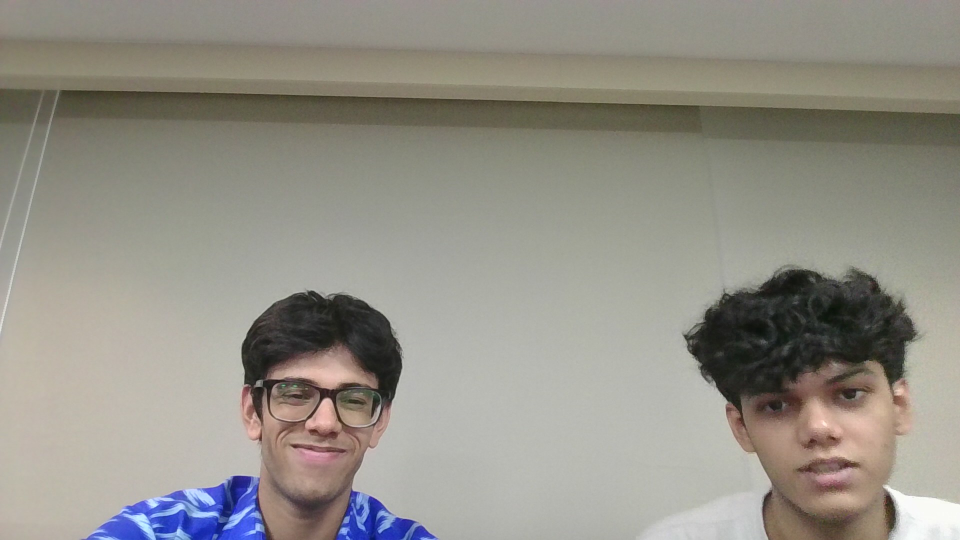
#> input picture image.jpg, 1920 x 1080 px (shown at 1/2 size)
$ python logic.py
#> lines starting #> are read from the running program, lines starting #| are printed output that depends on the picture
import cv2
import matplotlib.pyplot as plt
from matplotlib.widgets import RectangleSelector


def pixelate(img, roi, size=15):
    x1, y1, x2, y2 = roi
    region = img[y1:y2, x1:x2]
    h, w = region.shape[:2]

    if h == 0 or w == 0:
        return img

    temp = cv2.resize(region, (max(1, w // size), max(1, h // size)))
    pixel = cv2.resize(temp, (w, h), interpolation=cv2.INTER_NEAREST)

    out = img.copy()
    out[y1:y2, x1:x2] = pixel
    return out


def select_region(ax, roi):

    def onselect(e1, e2):
        roi["x1"], roi["y1"] = int(e1.xdata), int(e1.ydata)
        roi["x2"], roi["y2"] = int(e2.xdata), int(e2.ydata)

    selector = RectangleSelector(ax, onselect, useblit=True, button=[1], interactive=True)
    return selector


def key_handler(event, img, roi):

    if event.key != "enter" or not roi:
        return

    x1, y1 = roi["x1"], roi["y1"]
    x2, y2 = roi["x2"], roi["y2"]

    x1, x2 = sorted([x1, x2])
    y1, y2 = sorted([y1, y2])

    result = pixelate(img, (x1, y1, x2, y2), 20)

    plt.figure(figsize=(8,6))
    plt.imshow(cv2.cvtColor(result, cv2.COLOR_BGR2RGB))
    plt.axis("off")
    plt.show()

    cv2.imwrite("pixelized_output.jpg", result)
    print("Saved as pixelized_output.jpg")


def main():


    img = cv2.imread("image.jpg")
#> img is the input picture: shape (1080, 1920, 3); mean B, G, R 135.3, 144.3, 147.3

    if img is None:
        print("Image not found")
        return

    img_rgb = cv2.cvtColor(img, cv2.COLOR_BGR2RGB)


    fig, ax = plt.subplots(figsize=(8,6))
    ax.imshow(img_rgb)
    ax.axis("off")
    roi = {}

    selector = select_region(ax, roi)

    fig.canvas.mpl_connect(
        "key_press_event",
        lambda event: key_handler(event, img, roi)
    )

    plt.show()
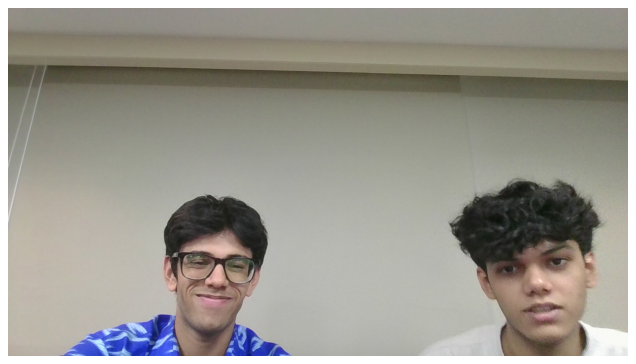
#> figure drawn by matplotlib, 1 panel


if __name__ == "__main__":
    main()
